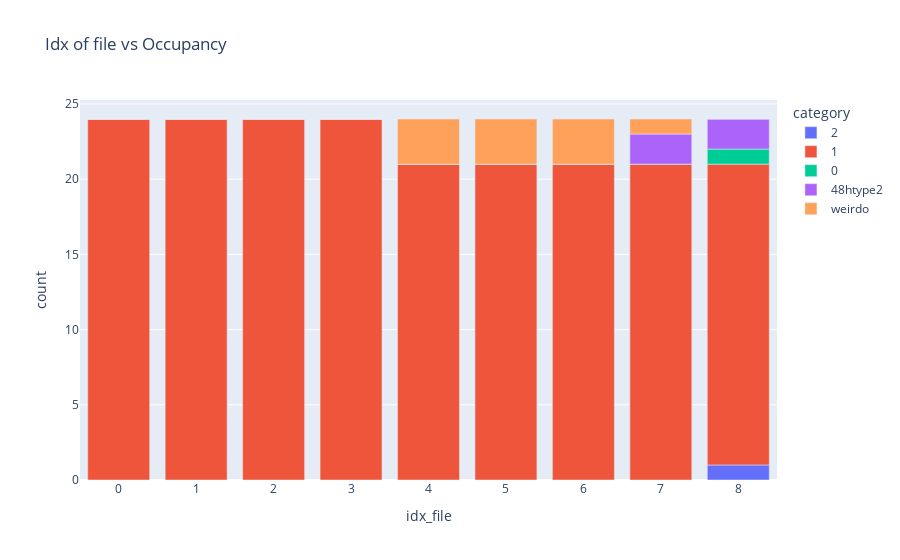

This figure's notebook cell:
### Code cell
Movement.Occupancy.get_occupancy(file_loc_important_cols, coor_ref_structure_48n24_expanded, tuple_cage_metainfo, el = "Li")
df_occupancy = Plot.Movement.Occupancy.plot_occupancy(file_loc_important_cols, category_labels_occupancy)

### Figure 1 — Plotly figure (JSON) as saved in the notebook; plotly's stock layout.template omitted (floating-point values rounded to 4 significant figures)
{"data": [{"alignmentgroup": "True", "hovertemplate": "category=2<br>idx_file=%{x}<br>count=%{y}<extra></extra>", "legendgroup": "2", "marker": {"color": "#636efa", "pattern": {"shape": ""}}, "name": "2", "offsetgroup": "2", "orientation": "v", "showlegend": true, "textposition": "auto", "type": "bar", "x": [0, 1, 2, 3, 4, 5, 6, 7, 8], "xaxis": "x", "y": [0, 0, 0, 0, 0, 0, 0, 0, 1], "yaxis": "y"}, {"alignmentgroup": "True", "hovertemplate": "category=1<br>idx_file=%{x}<br>count=%{y}<extra></extra>", "legendgroup": "1", "marker": {"color": "#EF553B", "pattern": {"shape": ""}}, "name": "1", "offsetgroup": "1", "orientation": "v", "showlegend": true, "textposition": "auto", "type": "bar", "x": [0, 1, 2, 3, 4, 5, 6, 7, 8], "xaxis": "x", "y": [24, 24, 24, 24, 21, 21, 21, 21, 20], "yaxis": "y"}, {"alignmentgroup": "True", "hovertemplate": "category=0<br>idx_file=%{x}<br>count=%{y}<extra></extra>", "legendgroup": "0", "marker": {"color": "#00cc96", "pattern": {"shape": ""}}, "name": "0", "offsetgroup": "0", "orientation": "v", "showlegend": true, "textposition": "auto", "type": "bar", "x": [0, 1, 2, 3, 4, 5, 6, 7, 8], "xaxis": "x", "y": [0, 0, 0, 0, 0, 0, 0, 0, 1], "yaxis": "y"}, {"alignmentgroup": "True", "hovertemplate": "category=48htype2<br>idx_file=%{x}<br>count=%{y}<extra></extra>", "legendgroup": "48htype2", "marker": {"color": "#ab63fa", "pattern": {"shape": ""}}, "name": "48htype2", "offsetgroup": "48htype2", "orientation": "v", "showlegend": true, "textposition": "auto", "type": "bar", "x": [0, 1, 2, 3, 4, 5, 6, 7, 8], "xaxis": "x", "y": [0, 0, 0, 0, 0, 0, 0, 2, 2], "yaxis": "y"}, {"alignmentgroup": "True", "hovertemplate": "category=weirdo<br>idx_file=%{x}<br>count=%{y}<extra></extra>", "legendgroup": "weirdo", "marker": {"color": "#FFA15A", "pattern": {"shape": ""}}, "name": "weirdo", "offsetgroup": "weirdo", "orientation": "v", "showlegend": true, "textposition": "auto", "type": "bar", "x": [0, 1, 2, 3, 4, 5, 6, 7, 8], "xaxis": "x", "y": [0, 0, 0, 0, 3, 3, 3, 1, 0], "yaxis": "y"}], "layout": {"barmode": "relative", "legend": {"title": {"text": "category"}, "tracegroupgap": 0}, "title": {"text": "Idx of file vs Occupancy"}, "xaxis": {"anchor": "y", "domain": [0, 1], "title": {"text": "idx_file"}}, "yaxis": {"anchor": "x", "domain": [0, 1], "title": {"text": "count"}}}}
